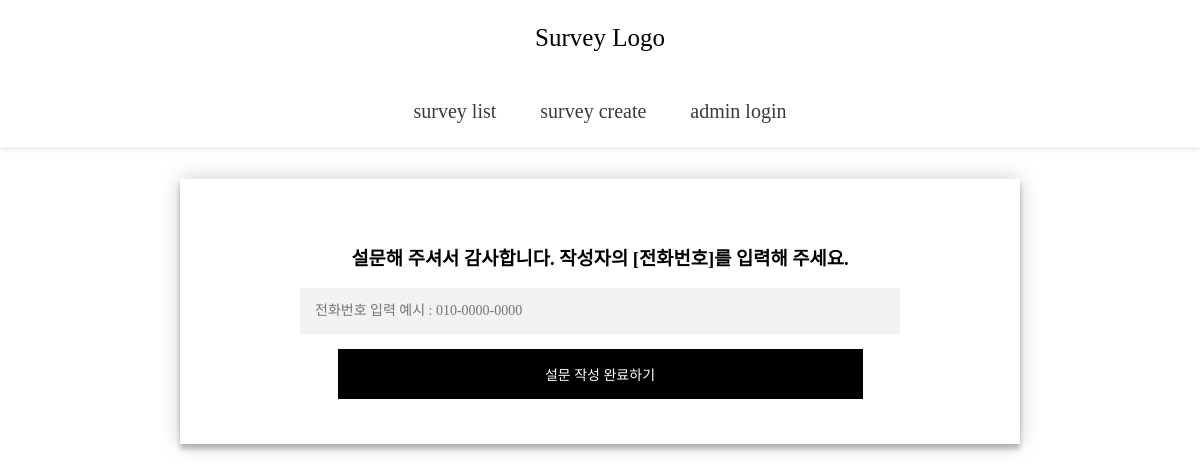
Page /survey/detail/10 on the earlier database version.
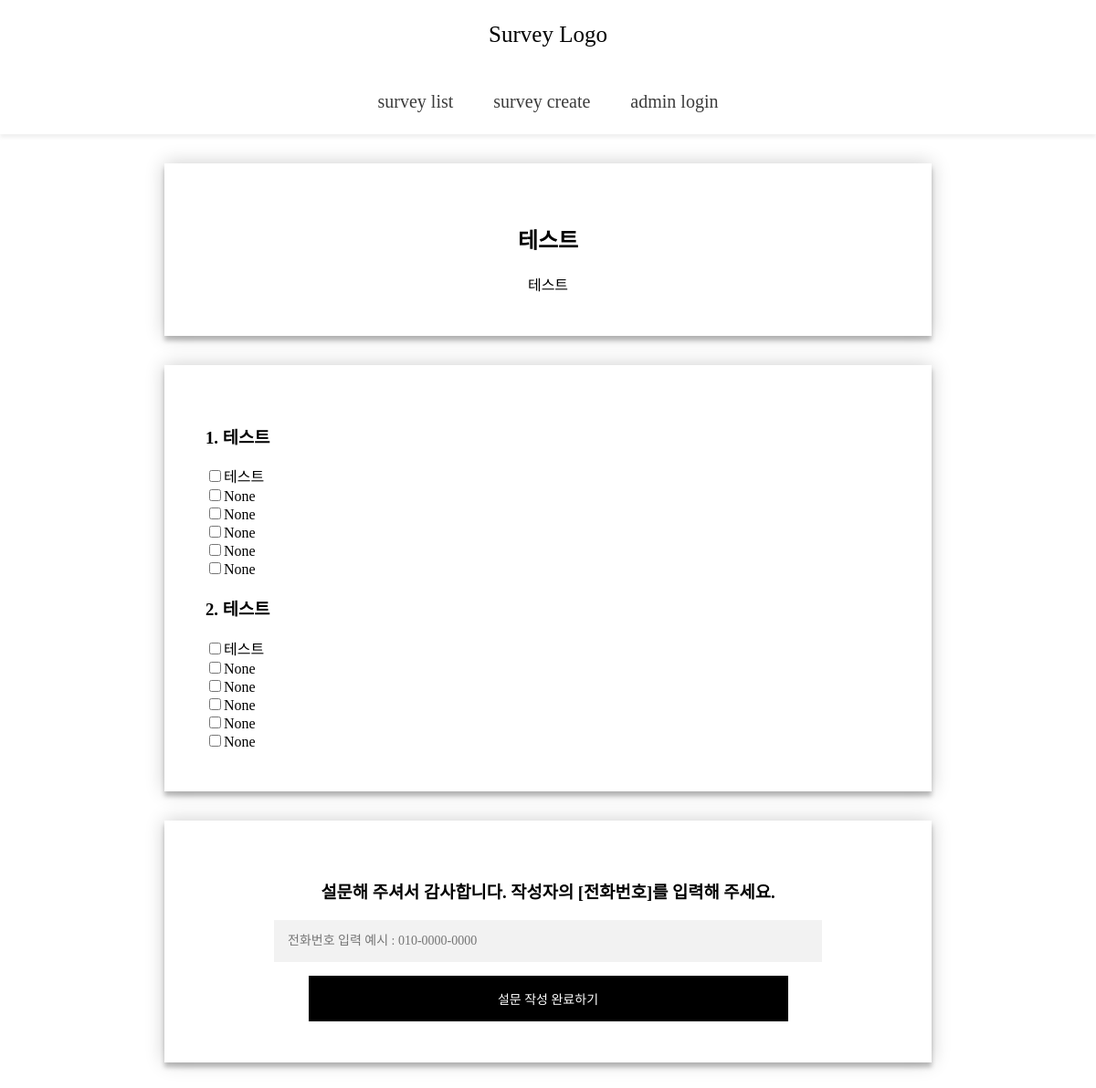
Same page on the later database version.
### survey_q/models.py (models this page shows)
class Question(models.Model):
    writer = models.ForeignKey(Manager, null=True, on_delete=models.SET_NULL, verbose_name="작성자")
    title = models.CharField(max_length=100, verbose_name="설문지 제목")
    notice = models.TextField(blank=True, null=True, verbose_name="설문지 설명")
    created_at = models.DateTimeField(auto_now_add=True, verbose_name="생성 날짜")
    updated_at = models.DateTimeField(auto_now=True, verbose_name="최종 수정 날짜")

class Choice(models.Model):
    CATEGORY_CHOICE = (
        ('checkbox', 'checkbox'),
        ('radio', 'radio'),
        ('select', 'select'),
    )
    question = models.ForeignKey(Question, on_delete=models.CASCADE)
    category = models.CharField(max_length=10, choices=CATEGORY_CHOICE, default='checkbox', verbose_name="유형 선택")
    choice_title = models.CharField(max_length=100, verbose_name="질문")
    item1 = models.CharField(max_length=100, verbose_name="옵션")
    item2 = models.CharField(max_length=100, blank=True, null=True, verbose_name="옵션")
    item3 = models.CharField(max_length=100, blank=True, null=True, verbose_name="옵션")
    item4 = models.CharField(max_length=100, blank=True, null=True, verbose_name="옵션")
    item5 = models.CharField(max_length=100, blank=True, null=True, verbose_name="옵션")
    item6 = models.CharField(max_length=100, blank=True, null=True, verbose_name="옵션")

### survey_a/views.py (the view)
# urls.py: path("detail/<int:pk>", views.send_survey_detail, name="detail"),
def send_survey_detail(request, pk):
    if request.method == 'GET':
        survey = Question.objects.filter(id=pk)
        return render(request, "survey_q/survey_detail.html", { 'survey': survey })

### templates/survey_q/survey_detail.html (shortened to what this page needs)
{% extends 'main_nav.html' %}
{% load static %}
{% block style %}
    <link href="/static/css/survey_detail.css" rel="stylesheet" type="text/css">
{% endblock %}
{% block content %}
    {% for survey in survey %}
    <div class="survey-detail">
        <div class="form">
        <form class="survey-form">
            <h2>{{survey.title}}</h2>
            <div>{{survey.notice}}</div>
        </form>
        </div>
    </div>
        <div class="survey-detail">
            <div class="forms">
            {% for choice in survey.choice_set.all %}
            <form class="survey-form" method="post" action="#">
                <h3>{{ forloop.counter }}. {{choice.choice_title}}</h3>
                <label><input type={{choice.category}} name="num" value="1">{{choice.item1}}</label><br>
                <label><input type={{choice.category}} name="num" value="2">{{choice.item2}}</label><br>
                <label><input type={{choice.category}} name="num" value="3">{{choice.item3}}</label><br>
                <label><input type={{choice.category}} name="num" value="4">{{choice.item4}}</label><br>
                <label><input type={{choice.category}} name="num" value="5">{{choice.item5}}</label><br>
                <label><input type={{choice.category}} name="num" value="6">{{choice.item6}}</label><br>
            {% endfor %}
            </form>
            </div>
        </div>
    {% endfor %}
    <div class="survey-detail" style="margin-bottom: 200px;">
        <div class="form">
            <form class="survey-form" method="post" action="#">
                <h3>설문해 주셔서 감사합니다. 작성자의 [전화번호]를 입력해 주세요.</h3>
                <input type="text" placeholder="전화번호 입력 예시 : 010-0000-0000" name="phone">
                <button type="submit" style="width: 70%; min-width: 250px;">설문 작성 완료하기</button>
            </form>
            </div>
        </div>
{% endblock content %}

Differences in the rows shown:
added Question: title "테스트", notice "테스트"
added Choice: choice_title "테스트", item1 "테스트", item2 "None", item3 "None", item4 "None", item5 "None", item6 "None"
added Choice: choice_title "테스트", item1 "테스트", item2 "None", item3 "None", item4 "None", item5 "None", item6 "None"
